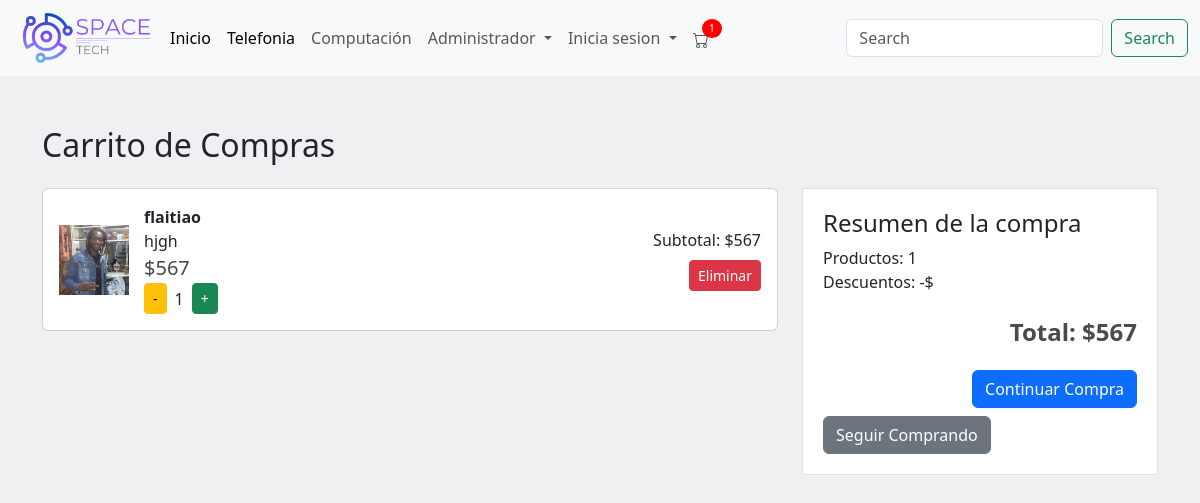
The app's page /carrito/ (signed in), older data.
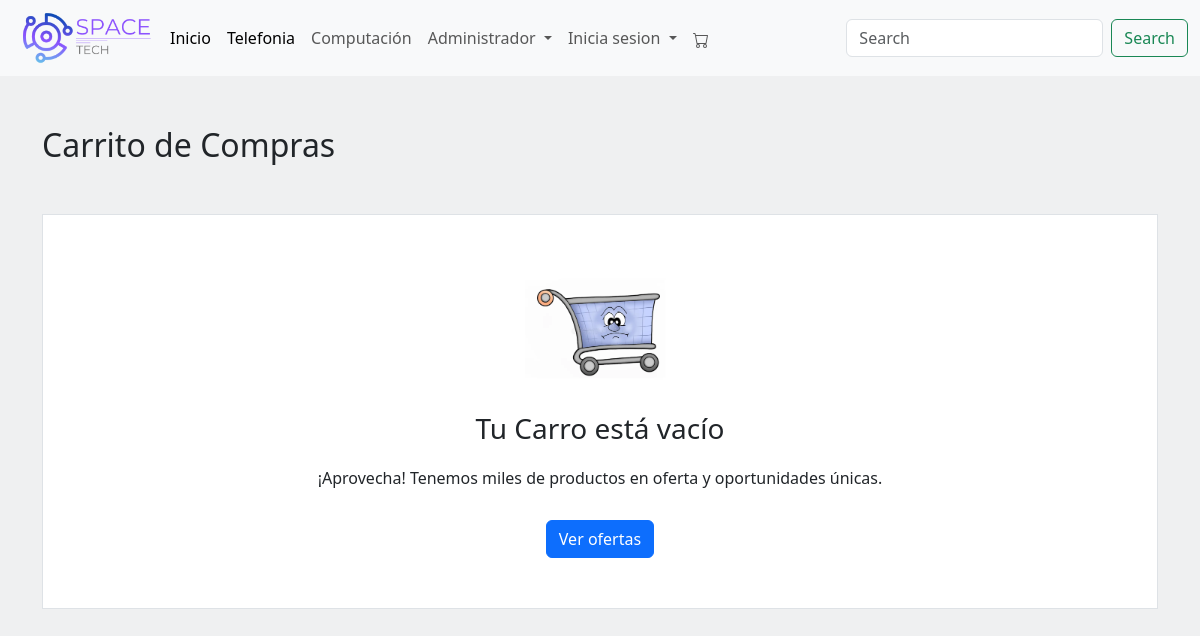
The same page, newer data.
### menu/models.py (models this page shows, shortened)
class Articulos(models.Model):
    nombre = models.CharField(max_length=30)
    descripcion = models.CharField(max_length=50)
    precio = models.IntegerField()
    stock = models.IntegerField()
    foto = models.ImageField(upload_to='static/img/', blank=True, null=True)
    marca = models.CharField(max_length=30, default='Sin Marca')
    precio_oferta = models.IntegerField(blank=True, null=True)
    descuento = models.DecimalField(max_digits=5, decimal_places=2, blank=True, null=True)

### menu/views.py (the view)
# urls.py: path('carrito/', views.ver_carrito, name='ver_carrito'),
@login_required
def ver_carrito(request):
    carrito, created = Carrito.objects.get_or_create(usuario=request.user)
    items = CarritoItem.objects.filter(carrito=carrito)
    carrito_items = []
    total = 0
    for item in items:
        subtotal = item.producto.precio * item.cantidad
        total += subtotal
        carrito_items.append({
            'producto': item.producto,
            'cantidad': item.cantidad,
            'subtotal': subtotal,
            'id': item.id
        })
    return render(request, 'ver_carrito.html', {'items': carrito_items, 'total': total})

### menu/context_processors.py (called while the page is built)
def carrito_items_count(request):
    if request.user.is_authenticated:
        try:
            carrito = Carrito.objects.get(usuario=request.user)
            count = CarritoItem.objects.filter(carrito=carrito).count()
        except Carrito.DoesNotExist:
            count = 0
    else:
        count = 0
    return {
        'carrito_items_count': count
    }

### menu/templatetags/custom_filters.py (called while the page is built)
@register.filter(name='format_price')
def format_price(value):
    return "${:,.0f}".format(value).replace(',', '.')

### menu/templates/ver_carrito.html (shortened to what this page needs)
<!DOCTYPE html>
<html lang="en">
{% load custom_filters %}
{% load static %}
<head>
    <link href="https://cdn.jsdelivr.net/npm/bootstrap@5.3.3/dist/css/bootstrap.min.css" rel="stylesheet">
</head>
<body style="background-color: #eff0f1;">
    {% include "plantilla/menu.html" %}
    <div class="container">
        <h2 class="mb-4">Carrito de Compras</h2>
        {% if items %}
        <div class="row">
            <div class="col-lg-8">
                {% for item in items %}
                <div class="card">
                    <div class="card-body">
                        <img src="{{ item.producto.foto.url }}" alt="{{ item.producto.nombre }}" class="product-img">
                        <div class="product-details">
                            <div class="product-name">{{ item.producto.nombre }}</div>
                            <div>{{ item.producto.marca }}</div>
                            <div style="font-size: 20px; color: #4a4a4a;"> {{ item.producto.precio|format_price }}</div>
                            <div class="d-flex align-items-center">
                                <a href="{% url 'decrementar_cantidad' item.id %}" class="btn btn-warning btn-sm">-</a>
                                <span class="mx-2">{{ item.cantidad }}</span>
                                <a href="{% url 'incrementar_cantidad' item.id %}" class="btn btn-success btn-sm">+</a>
                            </div>
                        </div>
                        <div class="product-actions">
                            <div>Subtotal: {{ item.subtotal|format_price }}</div>
                            <a href="{% url 'eliminar_del_carrito' item.id %}" class="btn btn-danger btn-sm mt-2">Eliminar</a>
                        </div>
                    </div>
                </div>
                {% endfor %}
            </div>
            <div class="col-lg-4">
                <div class="resume">
                    <h4>Resumen de la compra</h4>
                    <div>Productos: {{ items|length }}</div>
                    <div>Descuentos: -${{ total_descuentos }}</div>
                    <div class="total">Total: {{ total|format_price }}</div>
                    <form action="{% url 'venta_productos' %}" method="get">
                        <button type="submit" class="btn btn-primary btn-comprar">Continuar Compra</button>
                    </form>
                    <a href="/" class="btn btn-secondary mt-2">Seguir Comprando</a>
                </div>
            </div>
        </div>
        {% else %}
        <div class="empty-cart">
            <img src="{% static 'img/carritoT.webp' %}" alt="Carrito vacío">
            <h3>Tu Carro está vacío</h3>
            <p>¡Aprovecha! Tenemos miles de productos en oferta y oportunidades únicas.</p>
            <a href="/" class="btn btn-primary">Ver ofertas</a>
        </div>
        {% endif %}
    </div>
</body>
</html>

Row changes from the older to the newer data that the page shows:
no longer on this page (row edited): Articulos: producto.foto (picture), producto.nombre "flaitiao", producto.marca "hjgh", producto.precio "$567", cantidad "1", subtotal "$567"
Text that changed along with them:
{{ carrito_items_count }}: "1" → (not shown)
{{ items|length }}: "1" → (not shown)
{{ total|format_price }}: "$567" → (not shown)
text no longer shown: "Resumen de la compra Productos: Descuentos: -$ Total: Continuar Compra Seguir Comprando"
text now shown: "Tu Carro está vacío ¡Aprovecha! Tenemos miles de productos en oferta y oportunidades únicas. Ver ofertas"
